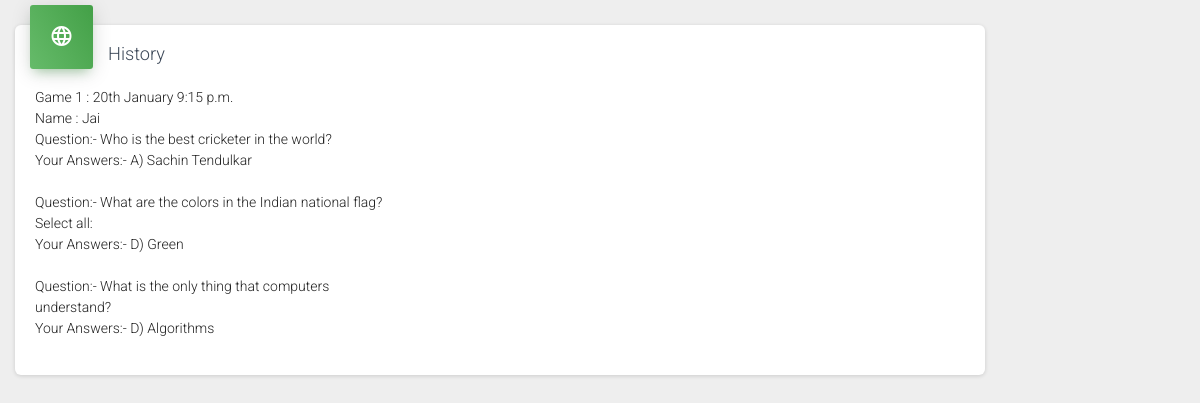
The page /history/11/ on the database its author committed.
### Trivia/models.py (models this page shows, shortened)
class BaseContent(models.Model):
    ACTIVE_CHOICES  = ((0, 'Inactive'), (2, 'Active'),)
    active          = models.PositiveIntegerField(choices=ACTIVE_CHOICES,default=2)
    created         = models.DateTimeField(auto_now_add=True)
    modified        = models.DateTimeField(auto_now=True)
    class Meta:
        abstract = True

class GameReocrd(BaseContent):
    name = models.ForeignKey(UserProfile, blank=True, null=True, on_delete=models.CASCADE)
    config = JSONField(default={})

class UserProfile(BaseContent):
    name            = models.CharField(max_length=100)
    def __str__(self):
        return str(self.name)

class Question(BaseContent):
    text = models.CharField(_('question text'), max_length=500)
    qtype = models.CharField(_('question type'), max_length=2, choices=QTYPE_CHOICES)
    def __str__(self):
        return "%s" % (self.text)

class Choice(BaseContent):
    question = models.ForeignKey(Question,
                                  on_delete=models.CASCADE, blank=True, null=True)
    text = models.CharField(_('choice text'), max_length=500)
    is_correct = models.BooleanField(default=False)

### Trivia/views.py (the view)
# urls.py: path('history/<int:pk>/', user_histroy, name='user_history'),
def user_histroy(request,pk):
    quest = Question.objects.all()
    records = GameReocrd.objects.filter(name__id = pk)
    return render(request, 'trivia/user_history.html', locals())

### Trivia/templatetags/common_tags.py (called while the page is built)
@register.simple_tag
def get_summary(ques_id, summary):
	ch= summary.config.get(str(ques_id))
	res = ""
	ans= []
	if ch:
		choice = Choice.objects.filter(id__in=ch)
		correct_ans = Choice.objects.filter(question__id = ques_id, is_correct=True)
		for cr in correct_ans:
			ans.append(cr.text)
		for c in range(len(choice)):
			if len(choice) == 1:
				res = res + choice[c].text
			else:
				if c == (len(choice)-1):
					res = res + choice[c].text
				else:
					res = res + choice[c].text + ",  "
	return res,ans

### templates/trivia/user_history.html
{% extends 'base.html' %}
{% block content %}
{% load common_tags %}
<div class="col-md-10">
	<div class="card">
		<div class="card-header card-header-icon" data-background-color="green">
			<i class="material-icons">&#xE894;</i>
		</div>
		<div class="card-content">
			<h4 class="card-title">History</h4>
			<div class="row">
				<div class="col-md-5">
					{% for rec in records %}
						Game {{forloop.counter}}  : {{ rec.created|date:"dS F f a" }} <br>
						Name : {{rec.name}}	<br>
						{% for ques in quest %}
							{% get_summary ques.id rec as response %}
								Question:- {{ques}} <br>
								Your Answers:- {{response.0}} <br> <br>
						{% endfor %}
					{% endfor %}
                </div>
            </div>
        </div>
    </div>
</div>
{% endblock %}

### rows shown on the page
GameReocrd: created "20th January 9:15 p.m.", name "Jai"
Question: text "Who is the best cricketer in the world?"
Choice: text "A) Sachin Tendulkar"
Question: text "What are the colors in the Indian national flag? Select all:"
Choice: text "D) Green"
Question: text "What is the only thing that computers understand?"
Choice: text "D) Algorithms"
